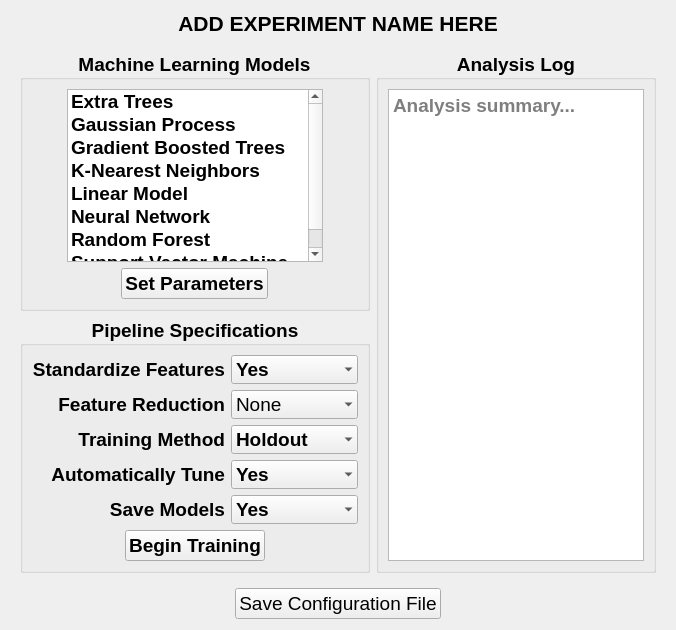
         <widget class="QWidget" name="T2_TrainModel">
          <attribute name="title">
           <string>Train Model</string>
          </attribute>
          <layout class="QGridLayout" name="gridLayout_3">
           <item row="0" column="0" alignment="Qt::AlignHCenter">
            <widget class="QLabel" name="T2_Label_ExperimentName">
             <property name="font">
              <font>
               <pointsize>16</pointsize>
               <weight>75</weight>
               <bold>true</bold>
              </font>
             </property>
             <property name="text">
              <string>ADD EXPERIMENT NAME HERE</string>
             </property>
             <property name="alignment">
              <set>Qt::AlignCenter</set>
             </property>
            </widget>
           </item>
           <item row="1" column="0">
            <widget class="QWidget" name="T2_Widget_MainWindow" native="true">
             <layout class="QGridLayout" name="gridLayout_4">
              <item row="1" column="1">
               <widget class="QGroupBox" name="T2_GroupBox_PipelineSpecifications">
                <property name="maximumSize">
                 <size>
                  <width>16777215</width>
                  <height>16777215</height>
                 </size>
                </property>
                <property name="font">
                 <font>
                  <pointsize>14</pointsize>
                  <weight>75</weight>
                  <bold>true</bold>
                 </font>
                </property>
                <property name="title">
                 <string>Pipeline Specifications</string>
                </property>
                <property name="alignment">
                 <set>Qt::AlignCenter</set>
                </property>
                <layout class="QGridLayout" name="gridLayout_5">
                 <item row="6" column="0">
                  <widget class="QLabel" name="T2_Label_AutomaticallyTune">
                   <property name="font">
                    <font>
                     <pointsize>14</pointsize>
                    </font>
                   </property>
                   <property name="text">
                    <string>Automatically Tune</string>
                   </property>
                   <property name="alignment">
                    <set>Qt::AlignRight|Qt::AlignTrailing|Qt::AlignVCenter</set>
                   </property>
                  </widget>
                 </item>
                 <item row="0" column="0">
                  <widget class="QLabel" name="T2_Label_StandardizeFeatures">
                   <property name="font">
                    <font>
                     <pointsize>14</pointsize>
                    </font>
                   </property>
                   <property name="text">
                    <string>Standardize Features</string>
                   </property>
                   <property name="alignment">
                    <set>Qt::AlignRight|Qt::AlignTrailing|Qt::AlignVCenter</set>
                   </property>
                  </widget>
                 </item>
                 <item row="8" column="0" colspan="2" alignment="Qt::AlignHCenter">
                  <widget class="QPushButton" name="T2_Button_BeginTraining">
                   <property name="font">
                    <font>
                     <pointsize>14</pointsize>
                    </font>
                   </property>
                   <property name="text">
                    <string>Begin Training</string>
                   </property>
                  </widget>
                 </item>
                 <item row="7" column="0">
                  <widget class="QLabel" name="T2_Label_SaveModel">
                   <property name="font">
                    <font>
                     <pointsize>14</pointsize>
                    </font>
                   </property>
                   <property name="text">
                    <string>Save Models</string>
                   </property>
                   <property name="alignment">
                    <set>Qt::AlignRight|Qt::AlignTrailing|Qt::AlignVCenter</set>
                   </property>
                  </widget>
                 </item>
                 <item row="5" column="1">
                  <widget class="QComboBox" name="T2_ComboBox_TrainingMethod">
                   <property name="font">
                    <font>
                     <pointsize>14</pointsize>
                    </font>
                   </property>
                   <property name="frame">
                    <bool>false</bool>
                   </property>
                   <item>
                    <property name="text">
                     <string>Holdout</string>
                    </property>
                   </item>
                   <item>
                    <property name="text">
                     <string>CV</string>
                    </property>
                   </item>
                  </widget>
                 </item>
                 <item row="7" column="1">
                  <widget class="QComboBox" name="T2_ComboBox_SaveModels">
                   <property name="font">
                    <font>
                     <pointsize>14</pointsize>
                    </font>
                   </property>
                   <property name="frame">
                    <bool>false</bool>
                   </property>
                   <item>
                    <property name="text">
                     <string>Yes</string>
                    </property>
                   </item>
                   <item>
                    <property name="text">
                     <string>No</string>
                    </property>
                   </item>
                  </widget>
                 </item>
                 <item row="1" column="1">
                  <widget class="QComboBox" name="T2_ComboBox_FeatureReductions">
                   <property name="font">
                    <font>
                     <pointsize>14</pointsize>
                     <weight>50</weight>
                     <bold>false</bold>
                    </font>
                   </property>
                   <property name="currentText" stdset="0">
                    <string>None</string>
                   </property>
                   <property name="frame">
                    <bool>false</bool>
                   </property>
                   <item>
                    <property name="text">
                     <string>None</string>
                    </property>
                   </item>
                   <item>
                    <property name="text">
                     <string>Tree-based</string>
                    </property>
                   </item>
                   <item>
                    <property name="text">
                     <string>PCA</string>
                    </property>
                   </item>
                   <item>
                    <property name="text">
                     <string>ICA</string>
                    </property>
                   </item>
                  </widget>
                 </item>
                 <item row="1" column="0">
                  <widget class="QLabel" name="T2_Labels_FeatureReduction">
                   <property name="font">
                    <font>
                     <pointsize>14</pointsize>
                    </font>
                   </property>
                   <property name="text">
                    <string>Feature Reduction</string>
                   </property>
                   <property name="alignment">
                    <set>Qt::AlignRight|Qt::AlignTrailing|Qt::AlignVCenter</set>
                   </property>
                  </widget>
                 </item>
                 <item row="5" column="0">
                  <widget class="QLabel" name="T2_Label_TrainingMethod">
                   <property name="font">
                    <font>
                     <pointsize>14</pointsize>
                    </font>
                   </property>
                   <property name="text">
                    <string>Training Method</string>
                   </property>
                   <property name="alignment">
                    <set>Qt::AlignRight|Qt::AlignTrailing|Qt::AlignVCenter</set>
                   </property>
                  </widget>
                 </item>
                 <item row="6" column="1">
                  <widget class="QComboBox" name="T2_ComboBox_AutomaticallyTune">
                   <property name="font">
                    <font>
                     <pointsize>14</pointsize>
                    </font>
                   </property>
                   <property name="frame">
                    <bool>false</bool>
                   </property>
                   <item>
                    <property name="text">
                     <string>Yes</string>
                    </property>
                   </item>
                   <item>
                    <property name="text">
                     <string>No</string>
                    </property>
                   </item>
                  </widget>
                 </item>
                 <item row="0" column="1">
                  <widget class="QComboBox" name="T2_ComboBox_StandardizeFeatures">
                   <property name="font">
                    <font>
                     <pointsize>14</pointsize>
                    </font>
                   </property>
                   <property name="currentText" stdset="0">
                    <string>Yes</string>
                   </property>
                   <property name="frame">
                    <bool>false</bool>
                   </property>
                   <item>
                    <property name="text">
                     <string>Yes</string>
                    </property>
                   </item>
                   <item>
                    <property name="text">
                     <string>No</string>
                    </property>
                   </item>
                  </widget>
                 </item>
                </layout>
               </widget>
              </item>
              <item row="0" column="1">
               <widget class="QGroupBox" name="T2_GroupBox_MachineLearningModels">
                <property name="maximumSize">
                 <size>
                  <width>16777215</width>
                  <height>260</height>
                 </size>
                </property>
                <property name="font">
                 <font>
                  <pointsize>14</pointsize>
                  <weight>75</weight>
                  <bold>true</bold>
                 </font>
                </property>
                <property name="title">
                 <string>Machine Learning Models</string>
                </property>
                <property name="alignment">
                 <set>Qt::AlignCenter</set>
                </property>
                <layout class="QVBoxLayout" name="verticalLayout_4">
                 <item alignment="Qt::AlignHCenter">
                  <widget class="QListWidget" name="T2_ListWidget_Models">
                   <property name="font">
                    <font>
                     <pointsize>14</pointsize>
                    </font>
                   </property>
                   <property name="autoFillBackground">
                    <bool>false</bool>
                   </property>
                   <property name="frameShadow">
                    <enum>QFrame::Sunken</enum>
                   </property>
                   <property name="showDropIndicator" stdset="0">
                    <bool>false</bool>
                   </property>
                   <property name="alternatingRowColors">
                    <bool>false</bool>
                   </property>
                   <property name="movement">
                    <enum>QListView::Static</enum>
                   </property>
                   <property name="resizeMode">
                    <enum>QListView::Fixed</enum>
                   </property>
                   <property name="viewMode">
                    <enum>QListView::ListMode</enum>
                   </property>
                   <item>
                    <property name="text">
                     <string>Extra Trees</string>
                    </property>
                    <property name="checkState">
                     <enum>Unchecked</enum>
                    </property>
                    <property name="flags">
                     <set>ItemIsUserCheckable|ItemIsEnabled</set>
                    </property>
                   </item>
                   <item>
                    <property name="text">
                     <string>Gaussian Process</string>
                    </property>
                    <property name="checkState">
                     <enum>Unchecked</enum>
                    </property>
                    <property name="flags">
                     <set>ItemIsUserCheckable|ItemIsEnabled</set>
                    </property>
                   </item>
                   <item>
                    <property name="text">
                     <string>Gradient Boosted Trees</string>
                    </property>
                    <property name="checkState">
                     <enum>Unchecked</enum>
                    </property>
                    <property name="flags">
                     <set>ItemIsUserCheckable|ItemIsEnabled</set>
                    </property>
                   </item>
                   <item>
                    <property name="text">
                     <string>K-Nearest Neighbors</string>
                    </property>
                    <property name="checkState">
                     <enum>Unchecked</enum>
                    </property>
                    <property name="flags">
                     <set>ItemIsUserCheckable|ItemIsEnabled</set>
                    </property>
                   </item>
                   <item>
                    <property name="text">
                     <string>Linear Model</string>
                    </property>
                    <property name="checkState">
                     <enum>Unchecked</enum>
                    </property>
                    <property name="flags">
                     <set>ItemIsUserCheckable|ItemIsEnabled</set>
                    </property>
                   </item>
                   <item>
                    <property name="text">
                     <string>Neural Network</string>
                    </property>
                    <property name="checkState">
                     <enum>Unchecked</enum>
                    </property>
                    <property name="flags">
                     <set>ItemIsUserCheckable|ItemIsEnabled</set>
                    </property>
                   </item>
                   <item>
                    <property name="text">
                     <string>Random Forest</string>
                    </property>
                    <property name="checkState">
                     <enum>Unchecked</enum>
                    </property>
                    <property name="flags">
                     <set>ItemIsUserCheckable|ItemIsEnabled</set>
                    </property>
                   </item>
                   <item>
                    <property name="text">
                     <string>Support Vector Machine</string>
                    </property>
                    <property name="checkState">
                     <enum>Unchecked</enum>
                    </property>
                    <property name="flags">
                     <set>ItemIsUserCheckable|ItemIsEnabled</set>
                    </property>
                   </item>
                  </widget>
                 </item>
                 <item alignment="Qt::AlignHCenter">
                  <widget class="QPushButton" name="T2_Button_SetParameters">
                   <property name="font">
                    <font>
                     <pointsize>14</pointsize>
                    </font>
                   </property>
                   <property name="text">
                    <string>Set Parameters</string>
                   </property>
                  </widget>
                 </item>
                </layout>
               </widget>
              </item>
              <item row="0" column="3" rowspan="2">
               <widget class="QGroupBox" name="T2_GroupBox_AnalysisLog">
                <property name="font">
                 <font>
                  <pointsize>14</pointsize>
                  <weight>75</weight>
                  <bold>true</bold>
                 </font>
                </property>
                <property name="title">
                 <string>Analysis Log</string>
                </property>
                <property name="alignment">
                 <set>Qt::AlignCenter</set>
                </property>
                <layout class="QHBoxLayout" name="horizontalLayout_4">
                 <item>
                  <widget class="QTextBrowser" name="T2_TextBrowser_AnalysisLog">
                   <property name="font">
                    <font>
                     <pointsize>14</pointsize>
                    </font>
                   </property>
                   <property name="html">
                    <string>&lt;!DOCTYPE HTML PUBLIC &quot;-//W3C//DTD HTML 4.0//EN&quot; &quot;http://www.w3.org/TR/REC-html40/strict.dtd&quot;&gt;
&lt;html&gt;&lt;head&gt;&lt;meta name=&quot;qrichtext&quot; content=&quot;1&quot; /&gt;&lt;style type=&quot;text/css&quot;&gt;
p, li { white-space: pre-wrap; }
&lt;/style&gt;&lt;/head&gt;&lt;body style=&quot; font-family:'MS Shell Dlg 2'; font-size:14pt; font-weight:400; font-style:normal;&quot;&gt;
&lt;p style=&quot;-qt-paragraph-type:empty; margin-top:0px; margin-bottom:0px; margin-left:0px; margin-right:0px; -qt-block-indent:0; text-indent:0px; font-family:'.SF NS Text';&quot;&gt;&lt;br /&gt;&lt;/p&gt;&lt;/body&gt;&lt;/html&gt;</string>
                   </property>
                   <property name="textInteractionFlags">
                    <set>Qt::LinksAccessibleByKeyboard|Qt::LinksAccessibleByMouse</set>
                   </property>
                   <property name="placeholderText" stdset="0">
                    <string>Analysis summary...</string>
                   </property>
                  </widget>
                 </item>
                </layout>
               </widget>
              </item>
             </layout>
            </widget>
           </item>
           <item row="2" column="0" alignment="Qt::AlignHCenter">
            <widget class="QPushButton" name="T2_Button_SaveConfigurationFile">
             <property name="font">
              <font>
               <pointsize>14</pointsize>
              </font>
             </property>
             <property name="text">
              <string>Save Configuration File</string>
             </property>
            </widget>
           </item>
          </layout>
         </widget>
